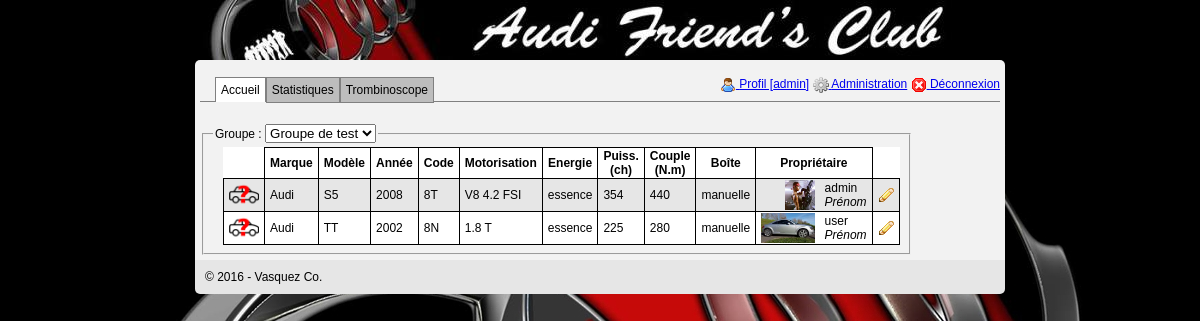
Page /index.php (signed in) on the committed database.
### tables this page shows
CREATE TABLE IF NOT EXISTS `crz_voiture` (
  `id_voiture` int(10) unsigned NOT NULL auto_increment,
  `lib_voiture` varchar(64) NOT NULL,
  `fk_utilisateur` int(10) unsigned NOT NULL,
  `fk_modele` int(10) unsigned NOT NULL,
  `fk_code` int(10) unsigned NOT NULL,
  `fk_finition` int(10) unsigned default NULL,
  `fk_boite` int(10) unsigned NOT NULL,
  `fk_puissance` int(10) unsigned NOT NULL,
  `puissance_reelle` smallint(4) unsigned default NULL,
  `annee` year(4) default NULL,
  PRIMARY KEY  (`id_voiture`)
);

CREATE TABLE IF NOT EXISTS `crz_marque` (
  `id_marque` int(10) unsigned NOT NULL auto_increment,
  `lib_marque` varchar(64) NOT NULL,
  `fk_pays` int(10) unsigned NOT NULL,
  PRIMARY KEY  (`id_marque`),
  UNIQUE KEY `lib_marque` (`lib_marque`)
);

CREATE TABLE IF NOT EXISTS `crz_modele` (
  `id_modele` int(10) unsigned NOT NULL auto_increment,
  `lib_modele` varchar(64) NOT NULL,
  `fk_marque` int(10) unsigned NOT NULL,
  PRIMARY KEY  (`id_modele`),
  UNIQUE KEY `lib_modele` (`lib_modele`)
);

CREATE TABLE IF NOT EXISTS `crz_code` (
  `id_code` int(10) unsigned NOT NULL auto_increment,
  `lib_code` varchar(32) NOT NULL,
  PRIMARY KEY  (`id_code`),
  UNIQUE KEY `lib_nom_code` (`lib_code`)
);

CREATE TABLE IF NOT EXISTS `crz_motorisation` (
  `id_motorisation` int(10) unsigned NOT NULL auto_increment,
  `lib_motorisation` varchar(64) NOT NULL,
  `energie` enum('essence','diesel','hybride','electrique') NOT NULL default 'essence',
  `cylindree` smallint(4) unsigned default NULL,
  `nb_cylindres` tinyint(2) unsigned default NULL,
  `nb_soupapes` tinyint(2) unsigned default NULL,
  `suralimentation` enum('atmo','turbo','compresseur') default NULL,
  `injection` enum('direct','indirect','carbu') default NULL,
  PRIMARY KEY  (`id_motorisation`)
);

CREATE TABLE IF NOT EXISTS `crz_puissance` (
  `id_puissance` int(10) unsigned NOT NULL auto_increment,
  `puissance` smallint(4) unsigned NOT NULL,
  `regime_puissance` smallint(5) unsigned NOT NULL,
  `couple` smallint(4) unsigned NOT NULL,
  `regime_couple` smallint(5) unsigned NOT NULL,
  `fk_motorisation` int(10) unsigned NOT NULL,
  PRIMARY KEY  (`id_puissance`)
);

CREATE TABLE IF NOT EXISTS `crz_boite` (
  `id_boite` int(10) unsigned NOT NULL auto_increment,
  `lib_boite` varchar(64) NOT NULL,
  `auto` tinyint(1) unsigned NOT NULL,
  PRIMARY KEY  (`id_boite`),
  UNIQUE KEY `lib_boite` (`lib_boite`)
);

CREATE TABLE IF NOT EXISTS `crz_utilisateur` (
  `id_utilisateur` int(10) unsigned NOT NULL auto_increment,
  `login` varchar(64) NOT NULL,
  `password` varchar(32) NOT NULL,
  `nom` varchar(64) NOT NULL,
  `prenom` varchar(64) NOT NULL,
  `mail` varchar(255) NOT NULL,
  `admin` tinyint(1) unsigned NOT NULL default '0',
  `date_expiration` datetime default NULL,
  `hash_activation` varchar(32) default NULL,
  `hash_reset` varchar(32) default NULL,
  PRIMARY KEY  (`id_utilisateur`),
  UNIQUE KEY `login` (`login`),
  UNIQUE KEY `mail` (`mail`)
);

### scripts/php/Database.class.php (called while the page is built, shortened)
<?php
class Database {
  var $host;
  var $name;
  var $user;
  var $pwd;
  var $lnk;
  function Database($name = DB_NAME, $host = DB_HOST, $user = DB_USER, $pwd = DB_PASSWORD) {
    $this->host = $host;
    $this->name = $name;
    $this->user = $user;
    $this->pwd = $pwd;
  }
  function connect() {
    $this->lnk = new mysqli($this->host, $this->user, $this->pwd, $this->name);
	}
  function writeQuery($format) {
    $args = func_get_args();
    unset($args[0]);
    foreach ($args as $key => $value) {
      if (gettype($value) == 'string')
        $args[$key] = '\''.$this->lnk->real_escape_string($args[$key]).'\'';
      else
        $args[$key] = $this->lnk->real_escape_string($args[$key]);
    }
    return vsprintf($format, $args);
  }
  function query($qry) {
    return $this->lnk->query($qry);
  }
}
?>

### index.php (the view, shortened to what this page needs)
<!DOCTYPE html>
<html>
  <head>
    <link rel="stylesheet" type="text/css" href="scripts/css/style.css" />
    <link rel="stylesheet" href="scripts/js/fancyBox/jquery.fancybox.css?v=2.1.5" type="text/css" media="screen" />
  </head>
  <body id="home">
    <?php
    include PATH_SCRIPTS.'/php/Database.class.php';
    ?>
    <header>
    </header>
    <nav>
      <?php include 'nav.inc.php'; ?>
    </nav>
    <section>
      <?php
      if (empty($_SESSION['id_utilisateur'])) {
        echo 'Veuillez vous authentifier pour accéder au contenu...';
      }
      else {
        $db = new Database();
        $db->connect();
        $query = 'SELECT fk_groupe, admin_groupe FROM crz_groupe_utilisateur WHERE fk_utilisateur = %d';
        $query = $db->writeQuery($query, (int) $_SESSION['id_utilisateur']);
        $result = $db->query($query);
        if ($result->num_rows == 0) {
          echo 'Demandez à un administrateur du site de vous ajouter dans un groupe...';
        }
        else {
      ?>
      <fieldset>
        <legend>
          <form name="frmGroup" action="index.php" method="post">
            Groupe :
            <select name="group" onchange="document.frmGroup.submit();">
              <?php
              $query = 'SELECT id_groupe as id, lib_groupe as libelle FROM crz_groupe ORDER BY lib_groupe';
              if ($result = $db->query($query)) {
                $first_group = 0;
                $group = empty($_POST['group']) ? 0 : $_POST['group'];
                $i = 0;
                while ($groupe = $result->fetch_object('Groupe')) {
                  if ($i == 0) $first_group = $groupe->id;
                  echo '<option value="', $groupe->id, '"', $groupe->id == $group ? ' selected="selected"' : '', '>', $groupe->libelle, '</option>', "\n";
                  $i++;
                }
              }
              ?>
            </select>
          </form>
        </legend>
        <table class="listing border">
          <tr>
            <th style="border-left: none; border-top: none;"></th>
            <th>Marque</th>
            <th>Modèle</th>
            <th>Année</th>
            <th>Code</th>
            <th>Motorisation</th>
            <th>Energie</th>
            <th>Puiss.<br />(ch)</th>
            <th>Couple<br />(N.m)</th>
            <th>Boîte</th>
            <th colspan="2">Propriétaire</th>
          </tr>
          <?php
          $id_groupe = empty($_POST['group']) ? $first_group : $_POST['group'];
          $query = 'SELECT v.id_voiture, v.lib_voiture, v.annee, ma.lib_marque, m.lib_modele, c.lib_code, mot.lib_motorisation, mot.energie, p.puissance, p.couple, b.lib_boite, u.id_utilisateur, u.login, u.prenom, u.prenom';
          $query .= ' FROM crz_voiture v';
          $query .= ' INNER JOIN crz_modele m ON v.fk_modele = m.id_modele';
          $query .= ' INNER JOIN crz_marque ma ON m.fk_marque = ma.id_marque';
          $query .= ' INNER JOIN crz_code c ON v.fk_code = c.id_code';
          $query .= ' INNER JOIN crz_boite b ON v.fk_boite = b.id_boite';
          $query .= ' INNER JOIN crz_utilisateur u ON v.fk_utilisateur = u.id_utilisateur';
          $query .= ' INNER JOIN crz_groupe_voiture gv ON v.id_voiture = gv.fk_voiture';
          $query .= ' LEFT OUTER JOIN crz_puissance p ON v.fk_puissance = p.id_puissance';
          $query .= ' LEFT OUTER JOIN crz_motorisation mot ON p.fk_motorisation = mot.id_motorisation';
          $query .= ' WHERE gv.fk_groupe = %d';
          $query .= ' ORDER BY ma.lib_marque, c.id_code, m.id_modele, u.login';
          $query = $db->writeQuery($query, (int) $id_groupe);
          if ($result = $db->query($query)) {
            while ($voiture = $result->fetch_object('Voiture')) {
              $ava_src = 'uploads/'.str_pad($voiture->id_utilisateur, 10, '0', STR_PAD_LEFT).'/avatar.jpg';
              $car_src = 'uploads/'.str_pad($voiture->id_utilisateur, 10, '0', STR_PAD_LEFT).'/car'.str_pad($voiture->id_voiture, 10, '0', STR_PAD_LEFT).'.jpg';
              $admin = empty($_SESSION['admin']) ? 0 : $_SESSION['admin'];
              echo '<tr>',
                '<td><a class="fancybox" href="', $car_src, '" title="', $voiture->lib_voiture, '">',
                '<img class="avatar" src="', $car_src, '" onerror="this.src=\'graphics/default.png\'" /></a></td>',
                '<td>', $voiture->lib_marque, '</td><td>', $voiture->lib_modele, '</td><td>', $voiture->annee, '</td>',
                '<td>', $voiture->lib_code, '</td><td>', $voiture->lib_motorisation, '</td><td>', $voiture->energie, '</td>',
                '<td>', $voiture->puissance, '</td><td>', $voiture->couple, '</td><td>', $voiture->lib_boite, '</td>',
                '<td style="border-right: none; text-align: right;"><a class="fancybox" href="', $ava_src, '">',
                '<img class="avatar" src="', $ava_src, '" onerror="this.src=\'graphics/default.png\'" /></a></td>',
                '<td style="border-left: none;">', $voiture->login, '<br /><i>', $voiture->prenom, '</i></td>',
                $admin == '1' ? '<td><a href="profile_car_edit.php?car_id='.$voiture->id_voiture.'"><img  src="graphics/pencil.png" /></a></td>' : '',
                '</tr>', "\n";
            }
          }
          ?>
        </table>
      </fieldset>
      <?php
        }
      }
      ?>
    </section>
    <footer>
      <?php include 'footer.inc.php'; ?>
    </footer>
  </body>
</html>

### nav.inc.php (shortened to what this page needs)
<div id="nav">
  <div>
    <?php
    if (empty($_SESSION['id_utilisateur'])) {
    ?>
      <form name="login" action="login.do.php" method="post">
        Login <input type="text" name="login" />
        Mot de passe <input type="password" name="password" />
        <input type="submit" value="Connexion" />&nbsp;
        [<a href="user_registration.php">S'inscrire</a>]
        [<a href="user_forgotten_password.php">Mot de passe oublié</a>]
      </form>
    <?php
    }
    else {
    ?>
    <div style="float: right;">
      <a href="profile.php"><img src="graphics/user.png" title="Profil" /> Profil [<?php echo $_SESSION['login'] ?>]</a>
      <a href="admin.php"><img src="graphics/cog.png" title="Administration" /> Administration</a>
      <a href="logout.do.php"><img src="graphics/cancel.png" title="Déconnexion" /> Déconnexion</a>
    </div>
    <?php
    }
    ?>
  </div>
  <ul class="tabs">
    <li id="home_nav"><a href="index.php">Accueil</a></li>
    <li id="stats_nav"><a href="stats.php">Statistiques</a></li>
    <li id="trombi_nav"><a href="trombi.php">Trombinoscope</a></li>
  </ul>
</div>

### footer.inc.php
<div id="footer">&copy; 2016 - Vasquez Co.</div>

### scripts/css/style.css (style rules this page uses)
body { margin: 0; font-family: Helvetica; font-size: 12px; background-color: #000000; background-image: url('../../graphics/wallpaper.jpg'); background-repeat: no-repeat; background-position-x: center; background-position-y: 60px; background-attachment: fixed; }
header { width: 800px; height: 60px; margin: 0 auto; background-image: url('../../graphics/banner.jpg'); background-repeat: no-repeat; color: #FFFFFF; }
nav { width: 800px; margin: 0 auto; background-color: #F2F2F2; color: #000000; padding: 5px; border-radius: 5px 5px 0px 0px; }
section { width: 800px; margin: 0 auto; background-color: #F2F2F2; padding: 5px; }
footer { width: 790px; margin: 0 auto; color: #000000; background-color: #E6E6E6; padding:10px; margin-bottom:20px; border-radius: 0 0 5px 5px; }
a img { vertical-align: middle; }
table { background-color: #FFFFFF; color: #000000; margin-left: 10px; }
table.border { border-collapse: collapse; }
table.border th { border: solid black 1px; padding-left: 5px; padding-right: 5px; }
table.border td { border: solid black 1px; padding-left: 5px; padding-right: 5px; }
table td img { vertical-align: middle; }
table td img.avatar { height: 30px; }
table.listing tr:nth-child(even) { background-color: #E6E6E6; }
fieldset { display: inline-block; vertical-align: top; }
ul { padding-left: 15px; }
ul.tabs { height: 24px; padding-left: 15px; list-style-type: none; border-bottom: solid gray 1px; }
ul.tabs li { float: left; background-color: #BDBDBD; border: solid gray 1px; padding: 5px; }
ul.tabs li a { color: #000000; text-decoration: none; }
body#home li#home_nav, body#stats li#stats_nav, body#trombi li#trombi_nav { background-color: #FFFFFF; border-bottom: none; }

### rows in the picture
crz_voiture: crz_marque.lib_marque "Audi", crz_modele.lib_modele "S5", annee "2008", crz_code.lib_code "8T", crz_motorisation.lib_motorisation "V8 4.2 FSI", crz_motorisation.energie "essence", crz_puissance.puissance "354", crz_puissance.couple "440", crz_boite.lib_boite "manuelle", shows a picture, crz_utilisateur.login "admin", crz_utilisateur.prenom "Prénom"
crz_voiture: crz_marque.lib_marque "Audi", crz_modele.lib_modele "TT", annee "2002", crz_code.lib_code "8N", crz_motorisation.lib_motorisation "1.8 T", crz_motorisation.energie "essence", crz_puissance.puissance "225", crz_puissance.couple "280", crz_boite.lib_boite "manuelle", shows a picture, crz_utilisateur.login "user", crz_utilisateur.prenom "Prénom"

### other values in the picture
$_SESSION['login'] "admin"
form field group "Groupe de test"
